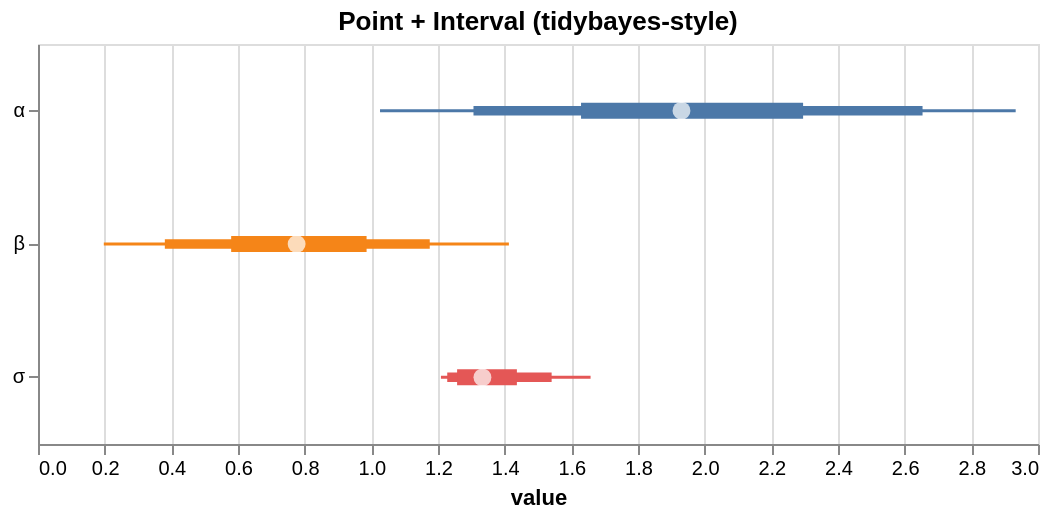

Write the Vega-Lite specification saved for this chart.
### Vega-Lite specification from a JSON file in a GitHub repository (floating-point values rounded to 4 significant figures)
{"$schema": "https://vega.github.io/schema/vega-lite/v5.json", "height": 200, "layer": [{"encoding": {"x2": {"field": "hi_0_95_"}, "x": {"field": "lo_0_95_", "title": "value", "type": "quantitative"}, "color": {"field": "parameter", "type": "nominal", "legend": null}, "y": {"axis": {"title": null}, "field": "parameter", "type": "nominal"}}, "mark": {"strokeWidth": 1.5, "type": "rule"}}, {"encoding": {"x2": {"field": "hi_0_8_"}, "x": {"field": "lo_0_8_", "title": "value", "type": "quantitative"}, "color": {"field": "parameter", "type": "nominal", "legend": null}, "y": {"axis": {"title": null}, "field": "parameter", "type": "nominal"}}, "mark": {"strokeWidth": 4.75, "type": "rule"}}, {"encoding": {"x2": {"field": "hi_0_5_"}, "x": {"field": "lo_0_5_", "title": "value", "type": "quantitative"}, "color": {"field": "parameter", "type": "nominal", "legend": null}, "y": {"axis": {"title": null}, "field": "parameter", "type": "nominal"}}, "mark": {"strokeWidth": 8.0, "type": "rule"}}, {"encoding": {"x": {"field": "__point__", "type": "quantitative"}, "y": {"field": "parameter", "type": "nominal"}}, "mark": {"filled": true, "color": "white", "size": 80, "type": "point"}}], "data": {"values": [{"parameter": "α", "lo_0_95_": 1.026, "lo_0_8_": 1.306, "hi_0_8_": 2.654, "hi_0_5_": 2.295, "__point__": 1.93, "hi_0_95_": 2.933, "lo_0_5_": 1.629}, {"parameter": "β", "lo_0_95_": 0.1974, "lo_0_8_": 0.3805, "hi_0_8_": 1.175, "hi_0_5_": 0.9858, "__point__": 0.7758, "hi_0_95_": 1.413, "lo_0_5_": 0.5795}, {"parameter": "σ", "lo_0_95_": 1.209, "lo_0_8_": 1.228, "hi_0_8_": 1.541, "hi_0_5_": 1.437, "__point__": 1.333, "hi_0_95_": 1.658, "lo_0_5_": 1.257}]}, "title": "Point + Interval (tidybayes-style)", "width": 500}
